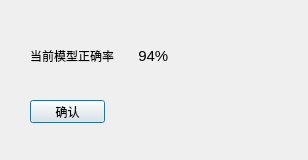
<?xml version="1.0" encoding="UTF-8"?>
<ui version="4.0">
 <class>ModelConfirm</class>
 <widget class="QDialog" name="ModelConfirm">
  <property name="geometry">
   <rect>
    <x>0</x>
    <y>0</y>
    <width>308</width>
    <height>160</height>
   </rect>
  </property>
  <property name="windowTitle">
   <string>DL模型正确率</string>
  </property>
  <widget class="QLabel" name="label">
   <property name="geometry">
    <rect>
     <x>30</x>
     <y>40</y>
     <width>91</width>
     <height>31</height>
    </rect>
   </property>
   <property name="text">
    <string>当前模型正确率</string>
   </property>
  </widget>
  <widget class="QLabel" name="label_CorrectRate">
   <property name="geometry">
    <rect>
     <x>130</x>
     <y>45</y>
     <width>61</width>
     <height>21</height>
    </rect>
   </property>
   <property name="font">
    <font>
     <pointsize>11</pointsize>
    </font>
   </property>
   <property name="text">
    <string>  94%</string>
   </property>
  </widget>
  <widget class="QPushButton" name="pushButton_confirm">
   <property name="geometry">
    <rect>
     <x>30</x>
     <y>100</y>
     <width>75</width>
     <height>23</height>
    </rect>
   </property>
   <property name="text">
    <string>确认</string>
   </property>
  </widget>
 </widget>
 <resources/>
 <connections/>
</ui>
